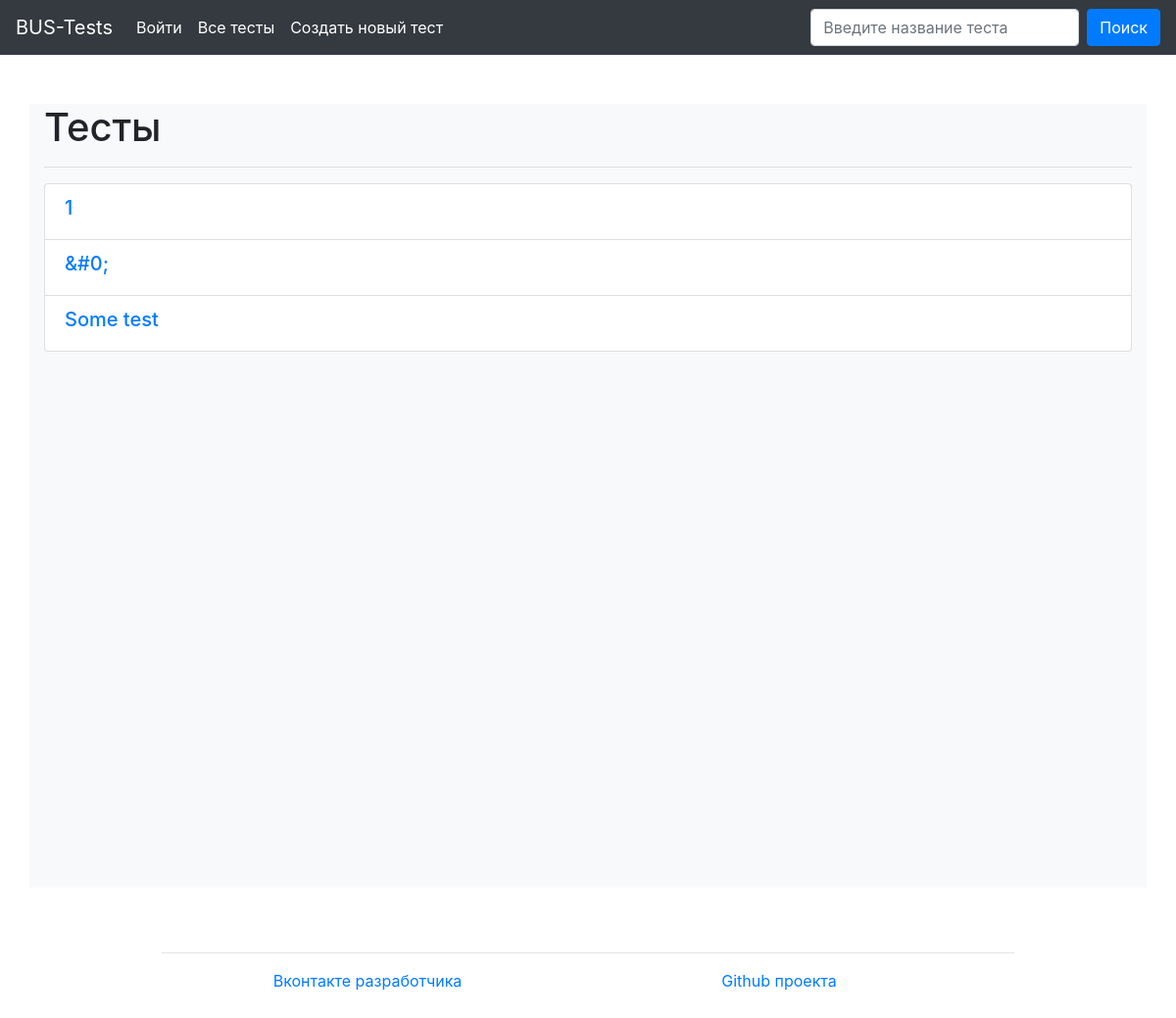
The app's page /, older data.
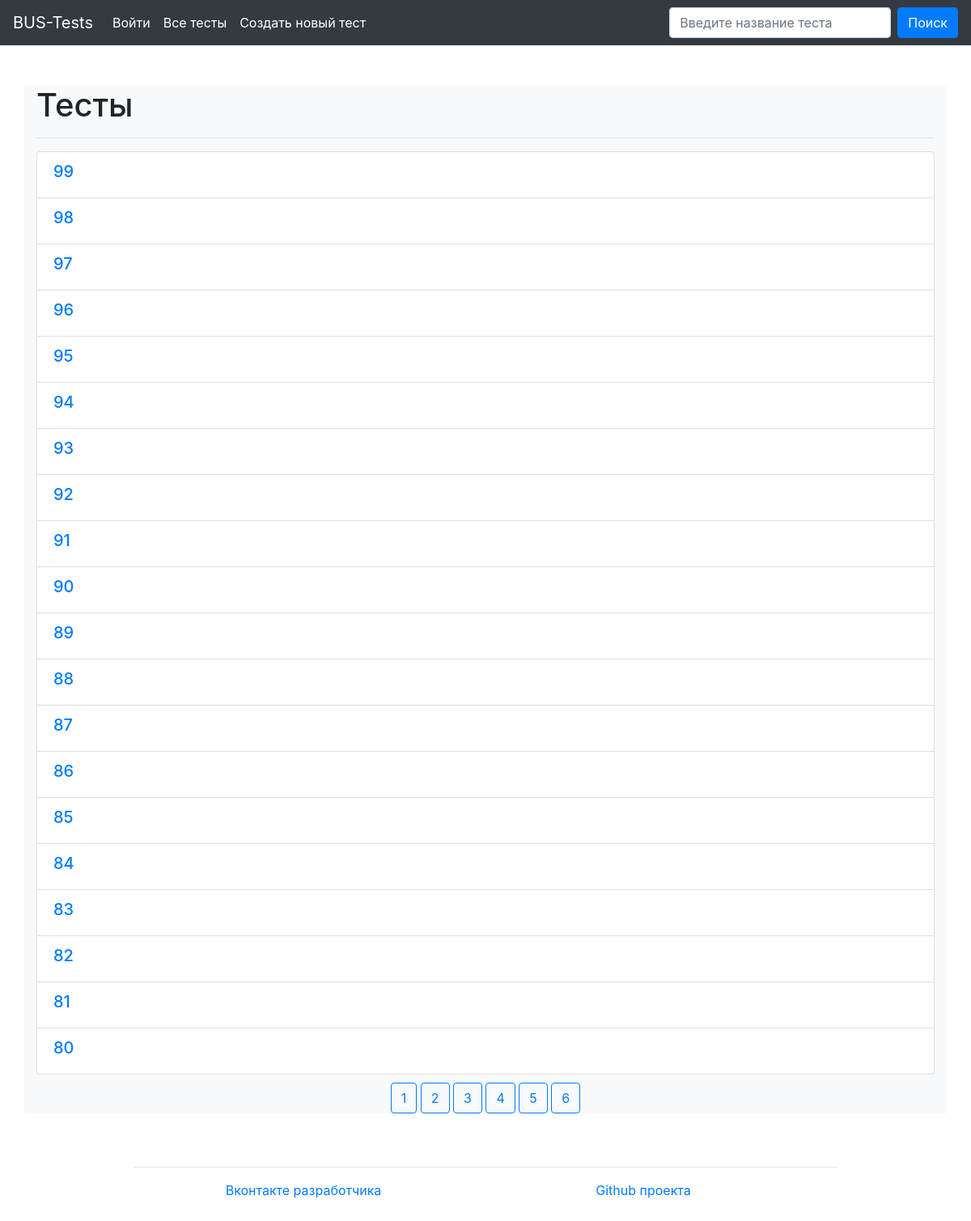
The same page, newer data.
### main/models.py (models this page shows)
class Test(models.Model):
    title = models.CharField(max_length=120, verbose_name='Заголовок теста')
    note = models.TextField(blank=True, null=True,
                            verbose_name='Примечание к тесту')
    def __str__(self):
        return self.title
    class Meta:
        verbose_name_plural = 'Тесты'
        verbose_name = 'тест'

### main/views.py (the view)
# urls.py: path('', views.index, name='test_list'),
def index(request, page=1, q=''):
    if request.method == 'POST':
        tests = models.Test.objects.filter(title__icontains=request.POST['query']).order_by('-id')
        q = request.POST['query']
    elif q:
        tests = models.Test.objects.filter(title__icontains=q).order_by('-id')
    else:
        tests = models.Test.objects.order_by('-id')
    count_pages = ceil(len(tests) / ELEMENT_IN_PAGE)
    tests = tests[(page - 1) * ELEMENT_IN_PAGE:page * ELEMENT_IN_PAGE]
    return render(request, 'main/index.html',
                  {'tests': tests, 'pages': range(1, count_pages + 1) if count_pages > 1 else False,
                   'query': q})

### templates/main/index.html (shortened to what this page needs)
{% extends 'main/wrapper.html' %}
{% block content %}
    <h1>Тесты</h1>
    <hr>
    {% if not tests %}
        <h2>Тесты не найдены</h2>
    {% else %}
    <ul class="list-group">
    {% for test in tests %}
        <li class="btn-group list-group-item">
            <h5><a href="{% url 'test' test.id %}">{{ test }}</a></h5>
        </li>
    {% endfor %}
    </ul>
    {% endif %}
    {% if pages %}
        <div class="text-center">
           {% for page in pages %}
               <a class="btn btn-link btn-outline-primary" style="margin-top: 10px;" href="{% if query %}{% url 'test_list_page_for_query' page query %}{% else %}{% url 'test_list_page' page %}{% endif %}">
                   {{ page }}
               </a>
           {% endfor %}
        </div>
    {% endif %}
{% endblock %}

Row changes from the older to the newer data that the page shows:
no longer on this page (row unchanged): Test: title "1"
no longer on this page (row unchanged): Test: title "&#0;"
no longer on this page (row unchanged): Test: title "Some test"
added Test: title "99"
added Test: title "98"
added Test: title "97"
added Test: title "96"
added Test: title "95"
added Test: title "94"
added Test: title "93"
added Test: title "92"
added Test: title "91"
added Test: title "90"
added Test: title "89"
added Test: title "88"
added Test: title "87"
added Test: title "86"
added Test: title "85"
added Test: title "84"
added Test: title "83"
added Test: title "82"
added Test: title "81"
added Test: title "80"
Text that changed along with them:
new list line: "1"
new list line: "2"
new list line: "3"
new list line: "4"
new list line: "5"
new list line: "6"
